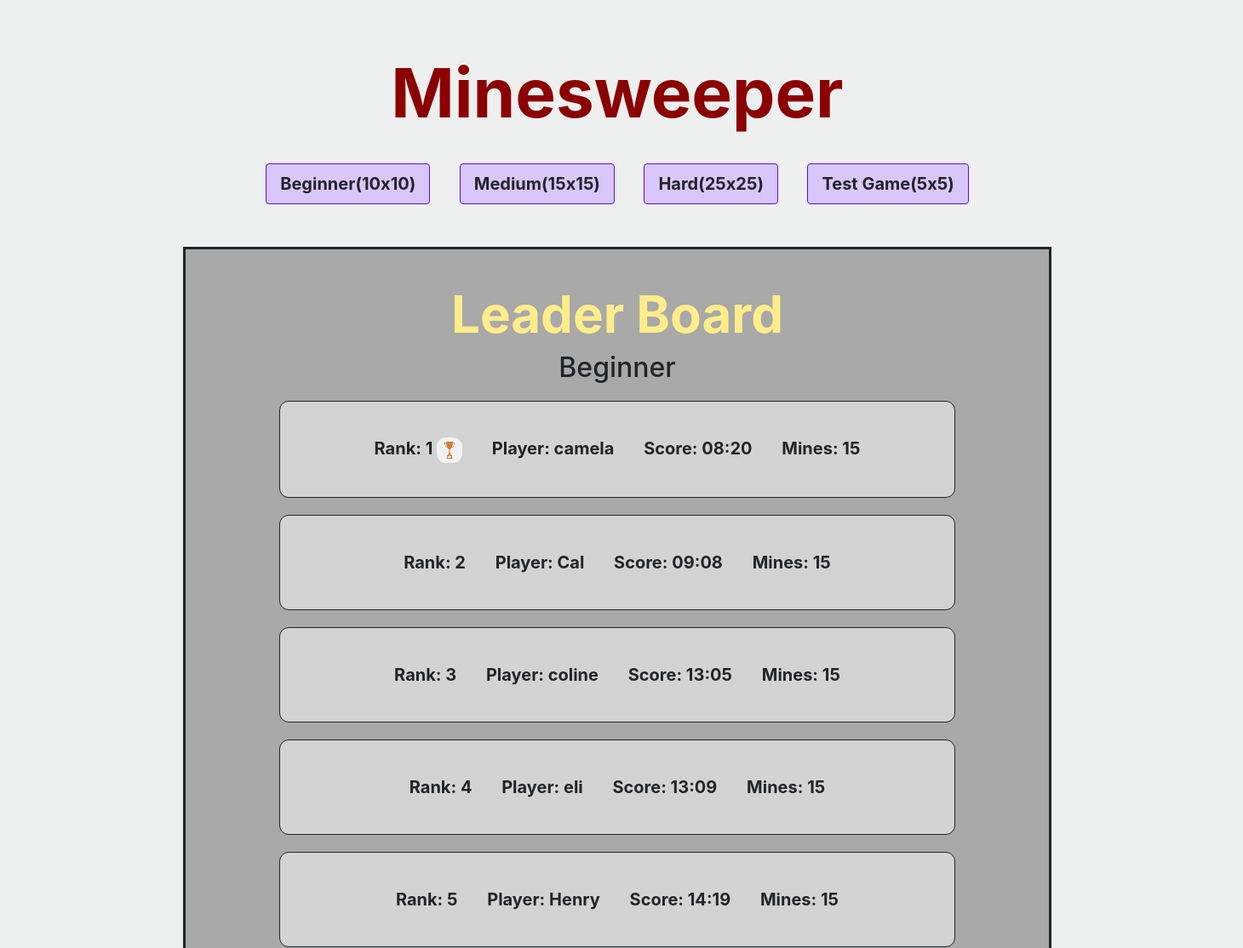
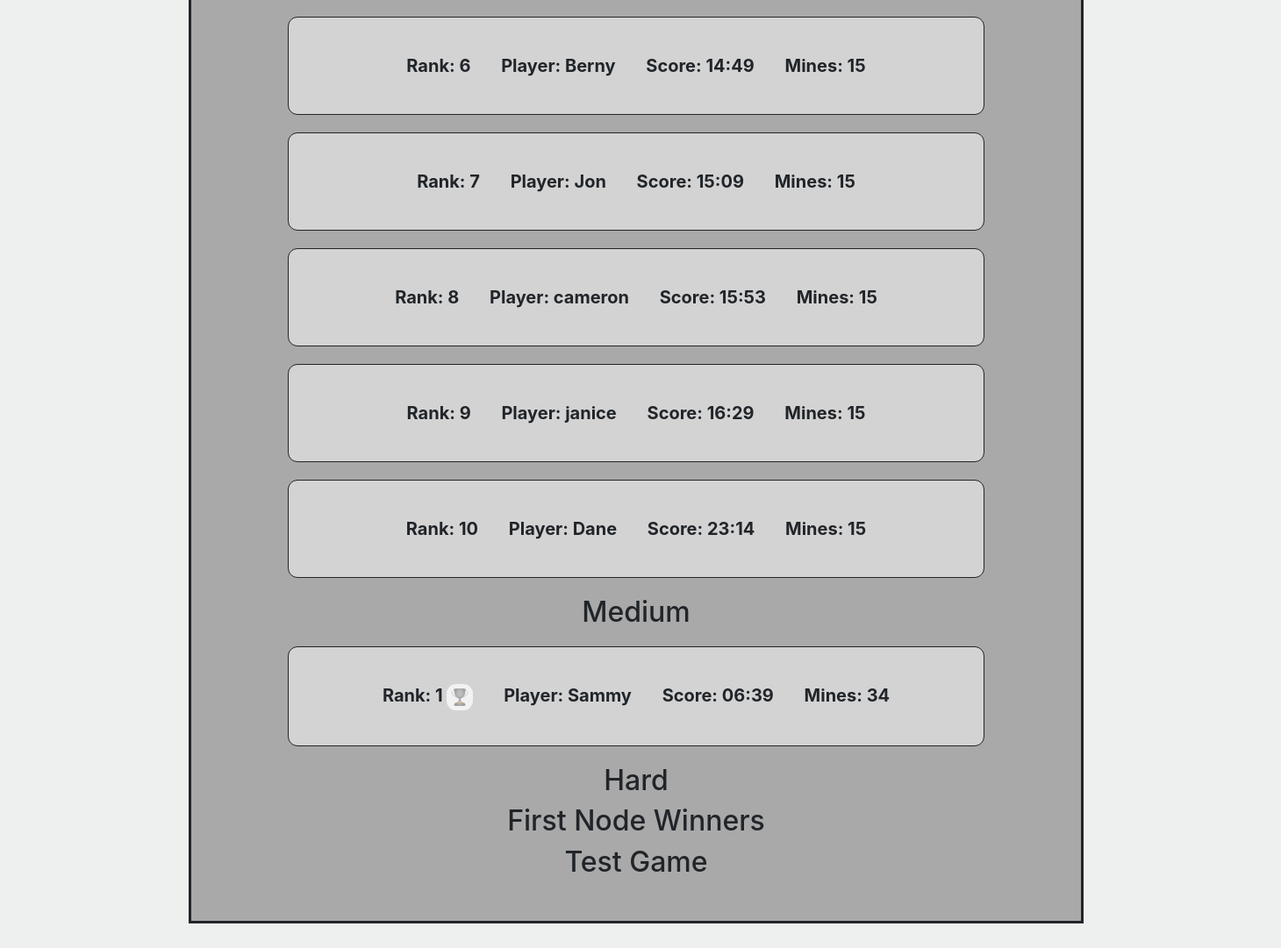
The page / on the database its author committed (2 pictures, top to bottom).
### setup/models.py (models this page shows)
class Game(db.Model):
    id = db.Column(db.Integer, primary_key=True)
    score = db.Column(db.Integer())
    name = db.Column(db.String(30))
    mines = db.Column(db.Integer)
    difficulty = db.Column(db.String)

### setup/features.py (the view)
@features.route('/', methods=['GET'])
def start():
    '''names = ['Cal', 'Jon', 'Dane', 'Henry', 'Ranee', 'Berny', 'coline', 'cameron', 'janice', 'camela', 'eli']
    scores = [548, 909, 1394, 859, 239, 889, 785, 953, 989, 500, 789]
    difficulty = ['Beginner', 'Beginner', 'Beginner', 'Beginner', 'Beginner', 'Beginner', 'Beginner', 'Beginner', 'Beginner', 'Beginner', 'Beginner']
    mines = [15, 15, 15, 15, 15, 15, 15, 15, 15, 15, 15]
    for i in range(len(scores)):
        tmp_game = Game(name=names[i], score=scores[i], difficulty=difficulty[i], mines=mines[i])
        db.session.add(tmp_game)'''
    db.session.commit()
    tests = db.session.query(Game).filter_by(mines=5).order_by(desc(Game.id)).all()
    if len(tests) > 5:
        for i in range(len(tests)):
            if i > 4:
                db.session.delete(tests[i])
    easy = db.session.query(Game).filter_by(mines=15).order_by(desc(Game.score)).all()
    if len(easy) > 10:
        for i in range(len(easy)):
            if i > 9:
                db.session.delete(easy[i])
    medium = db.session.query(Game).filter_by(mines=34).order_by(desc(Game.score)).all()
    if len(medium) > 10:
        for i in range(len(medium)):
            if i > 9:
                db.session.delete(medium[i])
    hard = db.session.query(Game).filter_by(mines=94).order_by(desc(Game.score)).all()
    if len(hard) > 10:
        for i in range(len(hard)):
            if i > 9:
                db.session.delete(hard[i])
    db.session.commit()
    leaderboard = db.session.query(Game).order_by(Game.score).all()
    return render_template('start.html', leaderboard=leaderboard)

### setup/templates/start.html (shortened to what this page needs)
<!DOCTYPE html>
<html lang="en">
<head>
    <link
      rel="stylesheet"
      href="https://stackpath.bootstrapcdn.com/bootstrap/4.4.1/css/bootstrap.min.css"
    />
    <link rel="stylesheet" href="{{ url_for('static', filename='style.css') }}">
</head>
<body onload="update_time({{ game_time }})">
<div id="game_align_center">
    <h1 class="title">Minesweeper</h1>
    <div style="margin: 20px;">
        <form action="{{ url_for('features.set_game_grid', length=10) }}" method="GET" style="display: inline;">
            <button type="submit" class="btn">Beginner(10x10)</button>
        </form>
        <form action="{{ url_for('features.set_game_grid', length=15) }}" method="GET" style="display: inline;">
            <button type="submit" class="btn">Medium(15x15)</button>
        </form>
        <form action="{{ url_for('features.set_game_grid', length=25) }}" method="GET" style="display: inline;">
            <button type="submit" class="btn">Hard(25x25)</button>
        </form>
        <form action="{{ url_for('features.set_game_grid', length=5) }}" method="GET" style="display: inline;">
            <button type="submit" class="btn">Test Game(5x5)</button>
        </form>
    </div>
    {% if leaderboard %}
        <div class="leaderboard">
            <h1 id="leaderboard" align="center">Leader Board</h1>
            {% for difficulty in ['Beginner', 'Medium', 'Hard', 'First Node Winners', 'Test Game'] %}
                {% set Beginner_rank = namespace(value=1) %}
                {% set Medium_rank = namespace(value=1) %}
                {% set Hard_rank = namespace(value=1) %}
                <h2 align="center">{{ difficulty }}</h2>
                {% for game in leaderboard %}
                    {% set minutes = (game.score|int / 60)|int %}
                    {% set seconds = game.score|int % 60 %}
                    {% if game.score != 0 and game.difficulty == difficulty and game.mines != 5 %}
                        {% if game.difficulty == 'Beginner' %}
                            {% set rank = Beginner_rank.value %}
                        {% elif game.difficulty == 'Medium' %}
                            {% set rank = Medium_rank.value %}
                        {% elif game.difficulty == 'Hard' %}
                            {% set rank = Hard_rank.value %}
                        {% endif %}
                        <div class="player_scores">
                            <p class="stats">Rank: {{ rank }}
                            {% if rank == 1 and difficulty == 'Beginner' %}
                                <img class="icons" align="center" src="{{ url_for('features.send_image', filename='easy_trophy.png') }}" height="30px" width="30px">
                            {% elif rank == 1 and difficulty == 'Medium' %}
                                <img class="icons" align="center" src="{{ url_for('features.send_image', filename='medium_trophy.png') }}" height="30px" width="30px">
                            {% elif rank == 1 and difficulty == 'Hard' %}
                                <img class="icons" align="center" src="{{ url_for('features.send_image', filename='hard_trophy.png') }}" height="40px" width="40px">
                            {% endif %}
                            </p>
                            <p class="stats">Player: {{ game.name }}</p>
                            <p class="stats">Score: {{ "%02d" % minutes }}:{{ "%02d" % seconds }}</p>
                            <p class="stats">Mines: {{ game.mines }}</p>
                        </div>
                            {% if game.difficulty == 'Beginner' %}
                                {% set Beginner_rank.value = Beginner_rank.value + 1 %}
                            {% elif game.difficulty == 'Medium' %}
                                {% set Medium_rank.value = Medium_rank.value + 1 %}
                            {% elif game.difficulty == 'Hard' %}
                                {% set Hard_rank.value = Hard_rank.value + 1 %}
                            {% endif %}
                    {% elif game.mines == 5 and difficulty == 'Test Game' %}
                        <div class="player_scores">
                            <p class="stats">Player: {{ game.name }}</p>
                            <p class="stats">Score: {{ "%02d" % minutes }}:{{ "%02d" % seconds }}</p>
                            <p class="stats">Mines: {{ game.mines }}</p>
                        </div>
                    {% endif %}
                {% endfor %}
            {% endfor %}
        </div>
    {% endif %}
</div>
</body>
</html>

### setup/static/style.css (style rules this page uses)
body { padding: 45px; background-color: #EDF0EF; width: 1450px; }
.btn { background-color: #D9C7FC; padding: 8px 16px; font-size: 14px; border: none; cursor: pointer; margin: 15px; border: solid; border-width: 1px; border-color: #5B08FC; font-weight: bold; font-size: 20px }
.leaderboard { background-color: darkgray; padding: 40px; margin: 55px 55px; border: solid; width: 75%; margin: 35px auto; }
#leaderboard { font-size: 60px; font-weight: bold; color: #FFED8A; }
.player_scores { background-color: lightgray; padding: 40px; font-size: 20px; font-weight: bold; border: solid; border-width: 1px; text-align: center; width: 85%; margin: 20px auto; border-radius: 11px; }
.stats { display: inline; margin: 15px; }
.icons { background-color: #f2f2f2; padding: 5px; border-radius: 11px; }
.title { font-size: 80px; color: darkred; font-weight: bold; }
#game_align_center { text-align: center; }

### rows shown on the page
Game: rank "1", name "camela", minutes "08", seconds "20", mines "15"
Game: rank "2", name "Cal", minutes "09", seconds "08", mines "15"
Game: rank "3", name "coline", minutes "13", seconds "05", mines "15"
Game: rank "4", name "eli", minutes "13", seconds "09", mines "15"
Game: rank "5", name "Henry", minutes "14", seconds "19", mines "15"
Game: id "6", name "Berny", minutes "14", seconds "49", mines "15"
Game: rank "7", name "Jon", mines "15", seconds "09"
Game: id "8", name "cameron", mines "15", seconds "53"
Game: id "9", name "janice", minutes "16", seconds "29", mines "15"
Game: rank "10", name "Dane", minutes "23", seconds "14", mines "15"
Game: rank "1", name "Sammy", minutes "06", seconds "39", mines "34"

### other values the page prints
{{ difficulty }} "Beginner" "Medium" "Hard" "First Node Winners" "Test Game"
